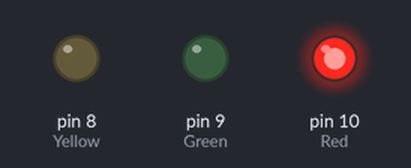
A sketch run on a simulated Arduino Uno, built with avr-gcc and run on an emulated ATmega328P. Parts: output pins drawn as LEDs (lit = HIGH).

Above: at 1.0 s.
At 3.0 s:
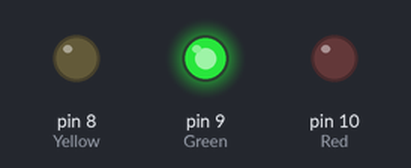
At 4.5 s:
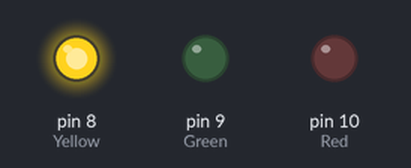
Timing chart, 0 to 6.5 s (numbered marks = the images above):
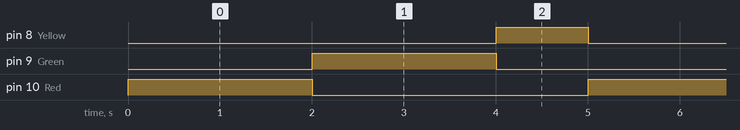

Measured:
- by itself, pin 8 (Yellow): alternates HIGH for 1.0 s and LOW for 4.0 s
- by itself, pin 9 (Green), pin 10 (Red): alternates HIGH for 2.0 s and LOW for 3.0 s
- by itself, everything shown: repeats every 5.0 s, in 6 steps

The sketch:

Semaforo.ino
```cpp
  int Red = 10;
  int Green = 9;
  int Yellow = 8;

  class Semaforo {
  public:
    // Construtor
    Semaforo();

    void passarEstado();
    void ligar();
    int estado;
    int tempo[3] = {1000, 2000, 2000};
  };

  // Implementação dos métodos da classe Semaforo
  Semaforo::Semaforo() {
    // Inicializa o estado como falso por padrão
    estado = Red;
  }

  void Semaforo::passarEstado() {
    if(estado == Yellow)
      estado = Red;
    else
      estado--;
  }

  void Semaforo::ligar(){
    digitalWrite(estado, HIGH);
    delay(tempo[estado-8]);
    digitalWrite(estado, LOW);
  }

  // Criando um objeto Semaforo
  Semaforo meuSemaforo;

  void setup() {
    // put your setup code here, to run once:
    pinMode(Red, OUTPUT);
    pinMode(Green, OUTPUT);
    pinMode(Yellow, OUTPUT);
  }

  void loop() {
    // put your main code here, to run repeatedly:
    meuSemaforo.ligar();
    meuSemaforo.passarEstado();
  }
```
